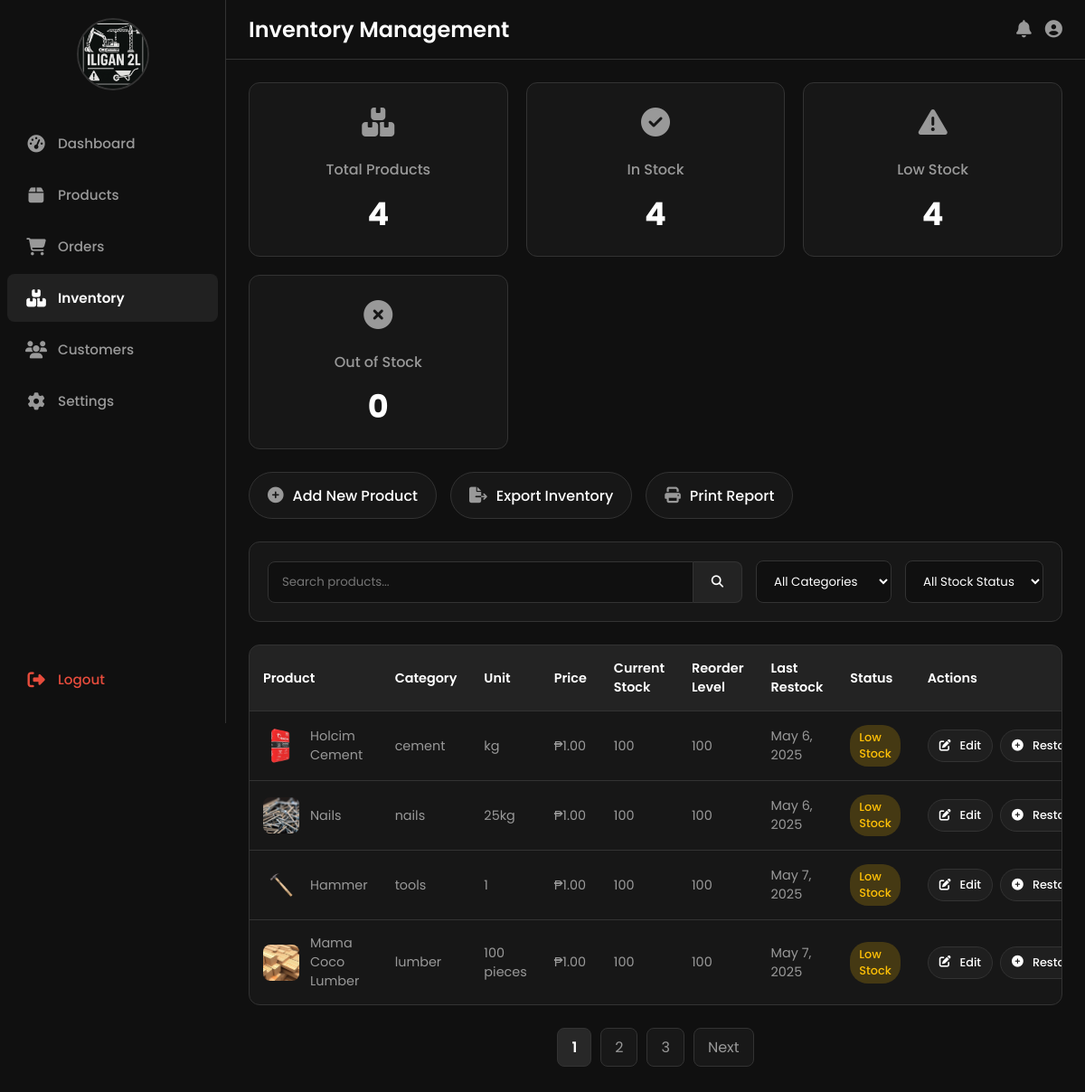
Screenshot of /staff/inventory/ (signed in) with the database file from the repository.
### core/models.py (models this page shows, shortened)
class Product(models.Model):
    name = models.CharField(max_length=255)  # Product name (e.g., 'Hammer', 'Screwdriver Set')
    description = models.TextField()  # Detailed product description
    unit = models.CharField(max_length=50)  # Unit of measurement (e.g., 'piece', 'kg', 'meter')
    category = models.CharField(max_length=100)  # Product category (e.g., 'Tools', 'Lumber', 'Cement')
    stock_quantity = models.PositiveIntegerField()  # Current quantity in stock
    reorder_level = models.PositiveIntegerField()  # Threshold at which to reorder product
    last_restock_date = models.DateField(default=timezone.now)  # Date of last inventory restock
    admin = models.ForeignKey(
        CustomUser,
        on_delete=models.CASCADE,  # Delete products if the admin user is deleted
        limit_choices_to={'role': 'Administrator'}  # Only administrators can be assigned to products
    )
    price = models.DecimalField(max_digits=10, decimal_places=2, default=0.00)  # Product price
    image = models.ImageField(upload_to='products/', blank=True, null=True)  # Product image
    in_stock = models.BooleanField(default=True)  # Whether the product is currently in stock

### core/views.py (the view)
# urls.py: path('staff/inventory/', views.inventory_dashboard, name='inventory_dashboard'),
@login_required  # Ensure user is logged in to access dashboard
def inventory_dashboard(request):
    products = Product.objects.all()
    total_products = products.count()  # Total number of products
    in_stock_count = products.filter(stock_quantity__gt=0).count()  # Count of products with stock > 0
    low_stock_products = [p for p in products if p.stock_quantity > 0 and p.stock_quantity <= p.reorder_level]
    low_stock_count = len(low_stock_products)  # Count of products with low stock
    out_of_stock_count = products.filter(stock_quantity=0).count()
    categories = Product.objects.values_list('category', flat=True).distinct()
    context = {
        'products': products,  # All products for inventory management
        'total_products': total_products,  # Total count of products
        'in_stock_count': in_stock_count,  # Count of products in stock
        'low_stock_count': low_stock_count,  # Count of products with low stock
        'out_of_stock_count': out_of_stock_count,  # Count of products out of stock
        'categories': categories,  # Categories for filtering
    }
    return render(request, 'core/inventory_dashboard.html', context)

### core/context_processors.py (called while the page is built)
def cart_processor(request):
    cart_items_count = 0
    cart_items = []
    cart_total_price = 0
    if request.user.is_authenticated and hasattr(request.user, 'role') and request.user.role == 'Customer':
        try:
            cart = Cart.objects.filter(customer=request.user, is_active=True).first()
            if cart:
                cart_items_count = cart.get_total_items()
                cart_items = cart.cartitem_set.all()
                cart_total_price = cart.get_total_price()
        except Exception as e:
            print(f'Error in cart_processor: {str(e)}')
            pass
    return {
        'cart_items_count': cart_items_count,
        'cart_items': cart_items,
        'cart_total_price': cart_total_price
    }

### core/models.py (called while the page is built)
    def get_total_price(self):
        return sum(item.get_total_price() for item in self.cartitem_set.all())

    def get_total_items(self):
        return sum(item.quantity for item in self.cartitem_set.all())

    def get_total_price(self):
        return self.product.price * self.quantity

### core/templates/core/inventory_dashboard.html (shortened to what this page needs)
{% extends 'core/staff_base.html' %}
{% load static %}
{% block page_title %}Inventory Management{% endblock %}
{% block content %}
    <div class="stats-container">
        <div class="stat-card" data-aos="fade-up" data-aos-delay="100">
            <div class="icon"><i class="fas fa-boxes"></i></div>
            <h3>Total Products</h3>
            <div class="number">{{ total_products }}</div>
        </div>
        <div class="stat-card" data-aos="fade-up" data-aos-delay="200">
            <div class="icon"><i class="fas fa-check-circle"></i></div>
            <h3>In Stock</h3>
            <div class="number">{{ in_stock_count }}</div>
        </div>
        <div class="stat-card" data-aos="fade-up" data-aos-delay="300">
            <div class="icon"><i class="fas fa-exclamation-triangle"></i></div>
            <h3>Low Stock</h3>
            <div class="number">{{ low_stock_count }}</div>
        </div>
        <div class="stat-card" data-aos="fade-up" data-aos-delay="400">
            <div class="icon"><i class="fas fa-times-circle"></i></div>
            <h3>Out of Stock</h3>
            <div class="number">{{ out_of_stock_count }}</div>
        </div>
    </div>
    <div class="quick-actions">
        <a href="{% url 'admin_dashboard' %}" class="action-button" data-aos="fade-up" data-aos-delay="100">
            <span class="icon"><i class="fas fa-plus-circle"></i></span>
            Add New Product
        </a>
        <a href="#" class="action-button" data-aos="fade-up" data-aos-delay="200">
            <span class="icon"><i class="fas fa-file-export"></i></span>
            Export Inventory
        </a>
        <a href="javascript:void(0)" class="action-button" id="print-report" data-aos="fade-up" data-aos-delay="300">
            <span class="icon"><i class="fas fa-print"></i></span>
            Print Report
        </a>
    </div>
    <div class="filter-container" data-aos="fade-up" data-aos-delay="400">
        <form action="" method="get" class="filter-form">
            <div class="search-group">
                <input type="text" name="search" placeholder="Search products..." value="{{ search_term }}">
                <button type="submit"><i class="fas fa-search"></i></button>
            </div>
            <div class="filter-group">
                <select name="category">
                    <option value="">All Categories</option>
                </select>
            </div>
            <div class="filter-group">
                <select name="stock_status">
                    <option value="">All Stock Status</option>
                </select>
            </div>
        </form>
    </div>
    <div class="table-container" data-aos="fade-up" data-aos-delay="500">
        <table>
            <thead>
                <tr>
                    <th>Product</th>
                    <th>Category</th>
                    <th>Unit</th>
                    <th>Price</th>
                    <th>Current Stock</th>
                    <th>Reorder Level</th>
                    <th>Last Restock</th>
                    <th>Status</th>
                    <th>Actions</th>
                </tr>
            </thead>
            <tbody>
                {% for product in products %}
                    <tr>
                        <td>
                            <div class="product-name">
                                {% if product.image %}
                                    <img src="{{ product.image.url }}" alt="{{ product.name }}" class="product-image">
                                {% else %}
                                    <img src="{% static 'images/placeholder.jpg' %}" alt="No image" class="product-image">
                                {% endif %}
                                <span>{{ product.name }}</span>
                            </div>
                        </td>
                        <td>{{ product.category }}</td>
                        <td>{{ product.unit }}</td>
                        <td>₱{{ product.price }}</td>
                        <td>{{ product.stock_quantity }}</td>
                        <td>{{ product.reorder_level }}</td>
                        <td>{{ product.last_restock_date }}</td>
                        <td>
                            {% if product.stock_quantity == 0 %}
                                <span class="stock-status out-of-stock">Out of Stock</span>
                            {% elif product.stock_quantity <= product.reorder_level %}
                                <span class="stock-status low-stock">Low Stock</span>
                            {% else %}
                                <span class="stock-status in-stock">In Stock</span>
                            {% endif %}
                        </td>
                        <td>
                            <div class="action-buttons">
                                <a href="{% url 'edit_product' product.id %}" class="action-button edit-button">
                                    <i class="fas fa-edit"></i> Edit
                                </a>
                                <a href="#" class="action-button restock-button">
                                    <i class="fas fa-plus-circle"></i> Restock
                                </a>
                            </div>
                        </td>
                    </tr>
                {% empty %}
                    <tr>
                        <td colspan="9" style="text-align: center; padding: 30px;">No products found.</td>
                    </tr>
                {% endfor %}
            </tbody>
        </table>
    </div>
    <div class="pagination">
        <a href="#" class="active">1</a>
        <a href="#">2</a>
        <a href="#">3</a>
        <a href="#">Next</a>
    </div>
{% endblock %}

### core/templates/core/staff_base.html (style rules this page uses)
:root { --primary-color: black; --secondary-color: #E67E22; --accent-color: #000000; --light-color: orange; --dark-color: #50432c; --success-color: #2ECC71; --danger-color: #E74C3C; --box-shadow: 0 10px 20px rgba(0, 0, 0, 0.1); --transition: all 0.3s ease; --threads-bg: #101010; --threads-card-bg: #101010; --threads-text: #FFFFFF; --threads-secondary-text: #999999; --threads-border: #333333; --threads-hover: rgba(255, 255, 255, 0.1); --threads-success: #2ECC71; --threads-danger: #E74C3C; --threads-box-shadow: 0 10px 20px rgba(0, 0, 0, 0.2); --threads-transition: all 0.3s ease; }
* { margin: 0; padding: 0; box-sizing: border-box; }
body, html { height: 100%; font-family: 'Poppins', sans-serif; }
body { background-color: var(--threads-bg); color: var(--threads-text); display: flex; overflow-x: hidden; }
.quick-actions { display: flex; flex-wrap: wrap; gap: 15px; margin-bottom: 25px; }
.action-button { display: flex; align-items: center; gap: 10px; padding: 12px 20px; background-color: rgba(255, 255, 255, 0.03); border: 1px solid var(--threads-border); border-radius: 30px; color: var(--threads-text); text-decoration: none; font-weight: 500; transition: var(--threads-transition); }
.action-button .icon { font-size: 1.1rem; color: var(--threads-secondary-text); }
.table-container { background: rgba(255, 255, 255, 0.03); border: 1px solid var(--threads-border); border-radius: 12px; overflow: hidden; margin-bottom: 25px; }
table { width: 100%; border-collapse: collapse; }
table th { background-color: rgba(255, 255, 255, 0.05); color: var(--threads-text); font-weight: 600; text-align: left; padding: 15px; font-size: 0.9rem; }
table td { padding: 15px; border-top: 1px solid var(--threads-border); color: var(--threads-secondary-text); font-size: 0.9rem; }
.product-name { display: flex; align-items: center; gap: 12px; }
.product-image { width: 40px; height: 40px; border-radius: 8px; object-fit: cover; }
.stock-status { display: inline-block; padding: 5px 10px; border-radius: 20px; font-size: 0.8rem; font-weight: 500; }
.low-stock { background-color: rgba(255, 193, 7, 0.2); color: #FFC107; }
.action-buttons { display: flex; gap: 8px; }
.action-button.edit-button, .action-button.restock-button, .action-button.delete-button { padding: 8px 12px; font-size: 0.8rem; }
.filter-container { background: rgba(255, 255, 255, 0.03); border: 1px solid var(--threads-border); border-radius: 12px; padding: 20px; margin-bottom: 25px; }
.filter-form { display: flex; flex-wrap: wrap; gap: 15px; align-items: center; }
.search-group { flex: 1; min-width: 200px; display: flex; }
.search-group input { flex: 1; padding: 12px 15px; background-color: rgba(0, 0, 0, 0.3); border: 1px solid var(--threads-border); border-radius: 8px 0 0 8px; color: var(--threads-text); font-family: 'Poppins', sans-serif; }
.search-group button { padding: 12px 20px; background-color: rgba(255, 255, 255, 0.05); border: 1px solid var(--threads-border); border-left: none; border-radius: 0 8px 8px 0; color: var(--threads-text); cursor: pointer; transition: var(--threads-transition); }
.filter-group select { padding: 12px 15px; background-color: rgba(0, 0, 0, 0.3); border: 1px solid var(--threads-border); border-radius: 8px; color: var(--threads-text); font-family: 'Poppins', sans-serif; min-width: 150px; }
.pagination { display: flex; justify-content: center; gap: 10px; margin-top: 25px; }
.pagination a { display: inline-block; padding: 8px 15px; background-color: rgba(255, 255, 255, 0.03); border: 1px solid var(--threads-border); border-radius: 8px; color: var(--threads-secondary-text); text-decoration: none; transition: var(--threads-transition); }
.pagination a.active { background-color: rgba(255, 255, 255, 0.1); color: var(--threads-text); font-weight: 600; }
.stats-container { display: grid; grid-template-columns: repeat(auto-fit, minmax(250px, 1fr)); gap: 20px; margin-bottom: 25px; }
.stat-card { background: rgba(255, 255, 255, 0.03); border: 1px solid var(--threads-border); border-radius: 12px; padding: 20px; text-align: center; transition: var(--threads-transition); }
.stat-card .icon { font-size: 2rem; margin-bottom: 15px; color: var(--threads-secondary-text); }
.stat-card h3 { font-size: 1rem; font-weight: 500; color: var(--threads-secondary-text); margin-bottom: 10px; }
.stat-card .number { font-size: 2.2rem; font-weight: 700; color: var(--threads-text); }

### rows the page displays
Product: image (picture), name "Holcim Cement", category "cement", unit "kg", price "1.00", stock_quantity "100", reorder_level "100", last_restock_date "May 6, 2025", shows "Low Stock"
Product: image (picture), name "Nails", category "nails", unit "25kg", price "1.00", stock_quantity "100", reorder_level "100", last_restock_date "May 6, 2025", shows "Low Stock"
Product: image (picture), name "Hammer", category "tools", unit "1", price "1.00", stock_quantity "100", reorder_level "100", last_restock_date "May 7, 2025", shows "Low Stock"
Product: image (picture), name "Mama Coco Lumber", category "lumber", unit "100 pieces", price "1.00", stock_quantity "100", reorder_level "100", last_restock_date "May 7, 2025", shows "Low Stock"

### other values shown
{{ total_products }} "4"
{{ in_stock_count }} "4"
{{ low_stock_count }} "4"
{{ out_of_stock_count }} "0"
